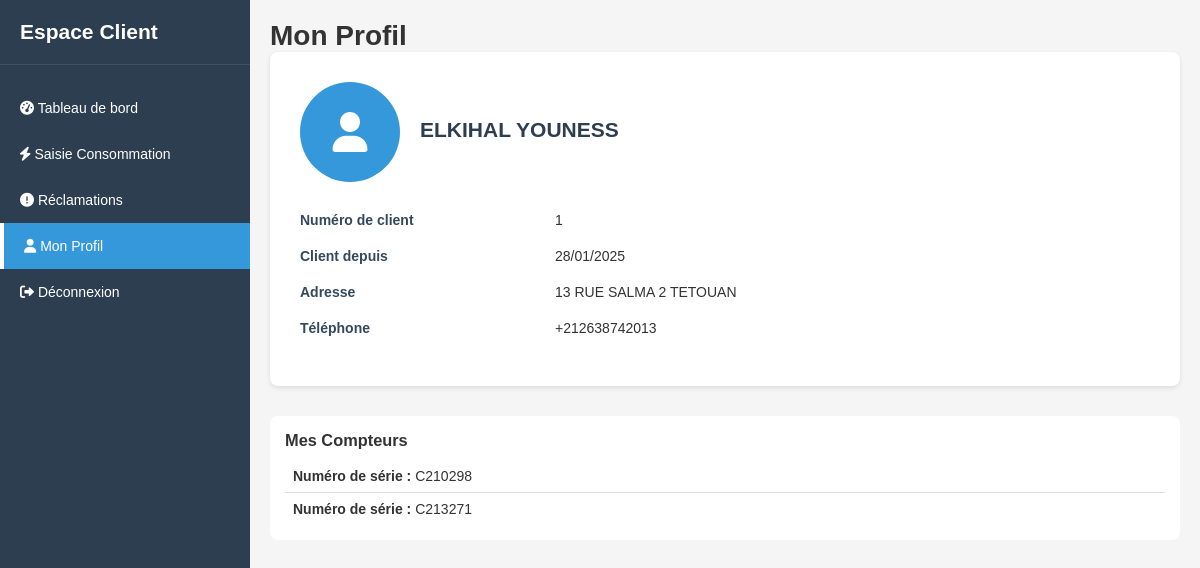
/ihm/client/profile.php (signed in), run on the app's committed database.
### tables this page shows
CREATE TABLE `clients` (
  `client_id` int NOT NULL AUTO_INCREMENT,
  `user_id` int DEFAULT NULL,
  `full_name` varchar(255) NOT NULL,
  `address` text NOT NULL,
  `phone` varchar(20) DEFAULT NULL,
  `created_at` datetime DEFAULT CURRENT_TIMESTAMP,
  PRIMARY KEY (`client_id`),
  UNIQUE KEY `user_id` (`user_id`),
  CONSTRAINT `clients_ibfk_1` FOREIGN KEY (`user_id`) REFERENCES `users` (`user_id`)
);

CREATE TABLE `compteurs` (
  `compteur_id` int NOT NULL AUTO_INCREMENT,
  `client_id` int NOT NULL,
  `numero_serie` varchar(50) NOT NULL,
  PRIMARY KEY (`compteur_id`),
  UNIQUE KEY `numero_serie` (`numero_serie`),
  KEY `client_id` (`client_id`),
  CONSTRAINT `compteurs_ibfk_1` FOREIGN KEY (`client_id`) REFERENCES `clients` (`client_id`)
);

### DB/connexion.php (called while the page is built)
<?php
class Database {
    private static $instance = null;
    private $pdo;
    private function __construct() {
        $host = '127.0.0.1';
        $dbName = 'electricite_db';
        $user = 'root';
        $password = '';
        $dsn = "mysql:host={$host};dbname={$dbName};charset=utf8mb4";
        try {
            $this->pdo = new PDO($dsn, $user, $password, [
                PDO::ATTR_ERRMODE => PDO::ERRMODE_EXCEPTION,
                PDO::ATTR_DEFAULT_FETCH_MODE => PDO::FETCH_ASSOC
            ]);
        } catch (PDOException $e) {
            die("Erreur de connexion à la base de données : " . $e->getMessage());
        }
    }
    public static function getInstance(): Database {
        if (self::$instance === null) {
            self::$instance = new Database();
        }
        return self::$instance;
    }
    public function getConnection(): PDO {
        return $this->pdo;
    }
}

### DB/ClientDAO.php (called while the page is built, shortened)
<?php
require_once 'connexion.php';
require_once __DIR__ . '/../models/Client.php';
class ClientDAO
{
    private $db;
    public function __construct()
    {
        $this->db = Database::getInstance()->getConnection();
    }
    public function getClientByUserId($user_id)
    {
        $stmt = $this->db->prepare("SELECT * FROM clients WHERE user_id = :user_id");
        $stmt->execute(['user_id' => $user_id]);
        $row = $stmt->fetch();
        return $row ? new Client(
            $row['client_id'],
            $row['user_id'],
            $row['full_name'],
            $row['address'],
            $row['phone'],
            $row['created_at']
        ) : null;
    }
}

### models/Client.php (called while the page is built, shortened)
<?php
class Client
{
    private $client_id;
    private $full_name;
    private $address;
    private $phone;
    private $created_at;
    public function __construct($client_id, $user_id, $full_name, $address, $phone, $created_at = null)
    {
        $this->client_id = $client_id;
        $this->full_name = $full_name;
        $this->address = $address;
        $this->phone = $phone;
        $this->created_at = $created_at;
    }
    public function getClientId()
    {
        return $this->client_id;
    }
    public function getFullName()
    {
        return $this->full_name;
    }
    public function getAddress()
    {
        return $this->address;
    }
    public function getPhone()
    {
        return $this->phone;
    }
    public function getCreatedAt()
    {
        return $this->created_at;
    }
}

### DB/compteurDAO.php (called while the page is built, shortened)
<?php
require_once 'connexion.php';
require_once __DIR__ . '/../models/compteur.php';
class CompteurDAO {
    private $db;
    public function __construct() {
        $this->db = Database::getInstance()->getConnection();
    }
    public function getCompteursByClientId($client_id) {
        $stmt = $this->db->prepare("SELECT * FROM compteurs WHERE client_id = :client_id");
        $stmt->execute(['client_id' => $client_id]);
        $rows = $stmt->fetchAll();
        $compteurs = [];
        foreach ($rows as $row) {
            $compteurs[] = new Compteur($row['compteur_id'], $row['client_id'], $row['numero_serie']);
        }
        return $compteurs;
    }
}

### models/compteur.php (called while the page is built, shortened)
<?php
class Compteur {
    private $numero_serie;
    public function __construct($compteur_id, $client_id, $numero_serie) {
        $this->numero_serie = $numero_serie;
    }
    public function getNumeroSerie() {
        return $this->numero_serie;
    }
}

### ihm/client/profile.php (the view, shortened to what this page needs)
<?php
require_once '../../DB/ClientDAO.php';
require_once '../../DB/compteurDAO.php';
$clientDAO = new ClientDAO();
$compteurDAO = new CompteurDAO();
$client = $clientDAO->getClientByUserId($_SESSION['user_id']);
$compteurs = $client ? $compteurDAO->getCompteursByClientId($client->getClientId()) : [];
?>
<!DOCTYPE html>
<html lang="fr">
<head>
    <link rel="stylesheet" href="../../assets/css/main.css">
    <link rel="stylesheet" href="https://cdnjs.cloudflare.com/ajax/libs/font-awesome/6.0.0-beta3/css/all.min.css">
</head>
<body>
    <div class="app-container">
        <div class="sidebar">
            <div class="sidebar-header">
                <h2>Espace Client</h2>
            </div>
            <div class="sidebar-menu">
                <a href="dashboard.php">
                    <i class="fas fa-tachometer-alt"></i> Tableau de bord
                </a>
                <a href="consommations.php">
                    <i class="fas fa-bolt"></i> Saisie Consommation
                </a>
                <a href="claims.php">
                    <i class="fas fa-exclamation-circle"></i> Réclamations
                </a>
                <a href="profile.php" class="active">
                    <i class="fas fa-user"></i> Mon Profil
                </a>
                <a href="../deconnexion.php" class="logout">
                    <i class="fas fa-sign-out-alt"></i> Déconnexion
                </a>
            </div>
        </div>
        <div class="main-content">
            <h1>Mon Profil</h1>
            <div class="profile-card">
                <div class="profile-header">
                    <div class="profile-avatar">
                        <i class="fas fa-user"></i>
                    </div>
                    <div class="profile-details">
                        <h2><?= htmlspecialchars($client ? $client->getFullName() : 'Profil Inconnu') ?></h2>
                    </div>
                </div>
                <div class="profile-info">
                    <div class="info-row">
                        <div class="info-label">Numéro de client</div>
                        <div class="info-value"><?= $client ? $client->getClientId() : '-' ?></div>
                    </div>
                    <div class="info-row">
                        <div class="info-label">Client depuis</div>
                        <div class="info-value">
                            <?= $client && $client->getCreatedAt() ? date('d/m/Y', strtotime($client->getCreatedAt())) : '-' ?>
                        </div>
                    </div>
                    <div class="info-row">
                        <div class="info-label">Adresse</div>
                        <div class="info-value"><?= $client ? htmlspecialchars($client->getAddress()) : '-' ?></div>
                    </div>
                    <div class="info-row">
                        <div class="info-label">Téléphone</div>
                        <div class="info-value"><?= $client ? htmlspecialchars($client->getPhone()) : '-' ?></div>
                    </div>
                </div>
            </div>
            <div class="compteur-list">
                <h3>Mes Compteurs</h3>
                <?php if(count($compteurs) > 0): ?>
                    <?php foreach($compteurs as $compteur): ?>
                        <div class="compteur-item">
                            <strong>Numéro de série :</strong> <?= htmlspecialchars($compteur->getNumeroSerie()) ?>
                        </div>
                    <?php endforeach; ?>
                <?php else: ?>
                    <p>Aucun compteur associé.</p>
                <?php endif; ?>
            </div>
        </div>
    </div>
</body>
</html>

### assets/css/main.css (style rules this page uses)
:root { --primary-color: #2c3e50; --secondary-color: #3498db; --accent-color: #e74c3c; --light-color: #ecf0f1; --dark-color: #34495e; --success-color: #2ecc71; --warning-color: #f39c12; --danger-color: #e74c3c; --text-color: #333; --border-color: #ddd; --shadow: 0 2px 5px rgba(0,0,0,0.1); }
* { box-sizing: border-box; margin: 0; padding: 0; }
body { font-family: Geneva, Verdana, sans-serif; background-color: #f5f5f5; color: var(--text-color); font-size: 14px; }
.app-container { display: flex; min-height: 100vh; }
.sidebar { width: 250px; background-color: var(--primary-color); color: white; padding-top: 20px; position: fixed; height: 100vh; left: 0; top: 0; }
.sidebar-header { padding: 0 20px 20px; border-bottom: 1px solid rgba(255,255,255,0.1); }
.sidebar-menu { margin-top: 20px; }
.sidebar-menu a { display: block; color: white; text-decoration: none; padding: 15px 20px; transition: background-color 0.3s; }
.sidebar-menu a.active { background-color: var(--secondary-color); border-left: 4px solid white; }
.main-content { flex: 1; margin-left: 250px; padding: 20px; }

### ihm/client/profile.php (style rules this page uses)
.profile-card { background-color: white; border-radius: 8px; box-shadow: var(--shadow); padding: 30px; margin-bottom: 30px; }
.profile-header { display: flex; align-items: center; margin-bottom: 30px; }
.profile-avatar { width: 100px; height: 100px; border-radius: 50%; background-color: var(--secondary-color); color: white; display: flex; align-items: center; justify-content: center; font-size: 40px; margin-right: 20px; }
.profile-details h2 { margin: 0 0 5px 0; color: var(--primary-color); }
.info-row { display: flex; align-items: center; margin-bottom: 20px; }
.info-label { width: 30%; font-weight: bold; color: var(--dark-color); }
.info-value { width: 70%; }
.compteur-list { margin-top: 20px; background-color: white; padding: 15px; border-radius: 8px; }
.compteur-list h3 { margin-bottom: 10px; }
.compteur-item { padding: 8px; border-bottom: 1px solid #ddd; }
.compteur-item:last-child { border-bottom: none; }

### data on the page
clients: full_name "ELKIHAL YOUNESS", client_id "1", created_at "28/01/2025", address "13 RUE SALMA 2 TETOUAN", phone "+212638742013"
compteurs: numero_serie "C210298"
compteurs: numero_serie "C213271"
